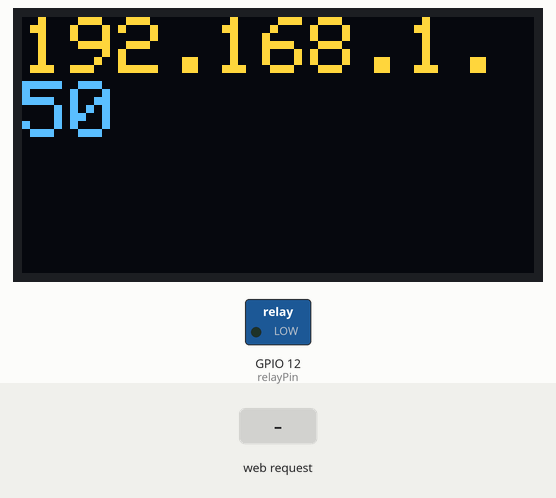
The sketch below on a simulated ESP8266 (NodeMCU). Shown: 128×64 one-colour display, switched loads named in the sketch (green lamp = pin HIGH). The inputs (shaded band) are chosen by the test bench. The OLED is the two-colour kind (top 16 rows yellow); WiFi joins after 1.5 s; servers stay silent unless stated; what the sketch prints to the serial monitor is not drawn.

Above: at 4.7 s.
4.8 s: HTTP request GET /RELAY=ON received
At 5.9 s:
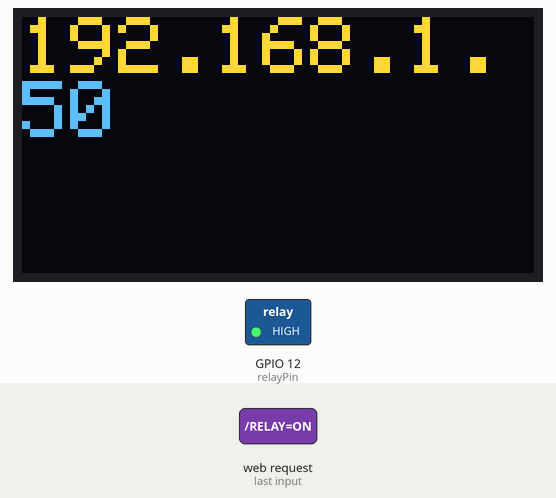
6.5 s: HTTP request GET /OLED=OFF received
At 6.9 s:
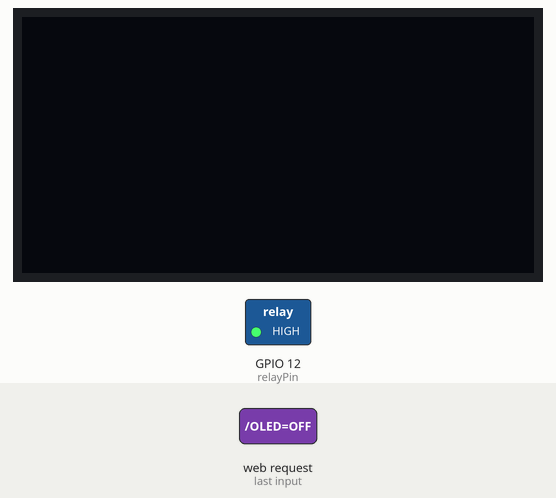
8.0 s: HTTP request GET /RELAY=OFF received
At 9.4 s:
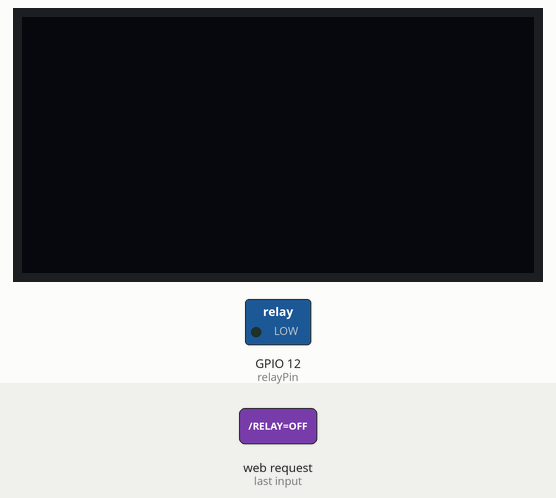
Timing chart, 0 to 11.0 s (numbered marks = the images above; inputs shaded):
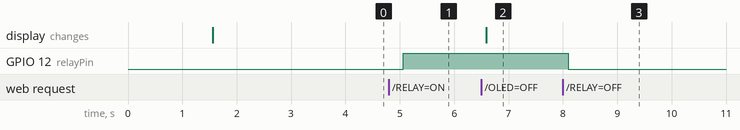

Measured:
- after the input at 4.8 s, GPIO 12 (relayPin): LOW → HIGH after 0.26 s
- after the input at 6.5 s, the display: changes after 0.09 s (image 2)
- after the input at 8.0 s, GPIO 12 (relayPin): HIGH → LOW after 0.10 s

The sketch:

screen_http_relay_ota.ino
```cpp
/*
To update:
curl -F "image=@/var/folders/.../ota_display.ino.bin" http://192.168.0.15/update

http://192.168.0.18:81/RELAY=OFF

size 1: 6x8
size 2: 12x16
size 3: 18x24
size 4: 24x32

*/

#include <SPI.h>
#include <Wire.h>
#include <ESP8266HTTPClient.h>
#include <Adafruit_GFX.h>
#include <Adafruit_SSD1306.h>
#include <ArduinoJson.h>

#include <ESP8266WiFi.h>
#include <WiFiClient.h>
#include <ESP8266WebServer.h>
#include <ESP8266mDNS.h>
#include <ESP8266HTTPUpdateServer.h>

const char* host = "esp8266-webupdate";
const char* ssid = "<YOUR_SSID>";
const char* password = "<YOUR_PASSWORD>";

ESP8266WebServer httpServer(80);
WiFiServer server(81);
ESP8266HTTPUpdateServer httpUpdater;

HTTPClient http;

#define SCREEN_WIDTH 128
#define SCREEN_HEIGHT 64

#define OLED_RESET LED_BUILTIN
Adafruit_SSD1306 display(SCREEN_WIDTH, SCREEN_HEIGHT, &Wire, OLED_RESET);

#define MAX_COUNTER 30
int counter = 0;
int displayonoff = 1;

int relayPin = 12;
int relayonoff = LOW;

void display_text(String text, int text_size) {
  display.clearDisplay();
  display.setTextSize(text_size);
  display.setTextColor(WHITE);
  display.setCursor(0,0);
  display.println(text);
  display.display();
}

String get_request(String url) {
  http.begin(url);
  int httpCode = http.GET();
  String payload = "FAILED";
  if (httpCode > 0) {
    payload = http.getString();
  }
  http.end();
  return payload;
}

void setup(void) {
  Serial.begin(115200);
  Serial.println();
  Serial.println("Booting Sketch...");

  pinMode(relayPin, OUTPUT);
  digitalWrite(relayPin, LOW);

  WiFi.mode(WIFI_AP_STA);
  WiFi.begin(ssid, password);

  while (WiFi.waitForConnectResult() != WL_CONNECTED) {
    WiFi.begin(ssid, password);
    Serial.println("WiFi failed, retrying.");
  }

  MDNS.begin(host);
  server.begin();

  httpUpdater.setup(&httpServer);
  httpServer.begin();

  MDNS.addService("http", "tcp", 80);
  Serial.printf("HTTPUpdateServer ready! Open http://%s.local/update in your browser\n", host);

  if (!display.begin(SSD1306_SWITCHCAPVCC, 0x3C)) {
    Serial.println(F("SSD1306 allocation failed"));
    for(;;);
  }
  display_text(WiFi.localIP().toString(), 2);
  delay(2000);
}

void loop() {
  WiFiClient client = server.available();
  if (client){
    // Wait until the client sends some data
    Serial.println("new client");
    while(!client.available()){
      delay(1);
    }

    // Read the first line of the request
    String request = client.readStringUntil('\r');
    Serial.println(request);
    client.flush();

    if (request.indexOf("/OLED=ON") != -1)  {
      displayonoff = 1;
      client.println("HTTP/1.1 200 OK");
      client.println("Content-Type: text/html");
      client.println(""); //  do not forget this one
      client.println("<!DOCTYPE HTML>");
      client.println("<html>");
      client.print("OLED is now: ");
      if (displayonoff == 1) {
        client.print("On");
      } else {
        client.print("Off");
      }
      client.println("<br><br>");
      client.println("<a href=\"/OLED=ON\"\"><button>Turn On </button></a>");
      client.println("<a href=\"/OLED=OFF\"\"><button>Turn Off </button></a><br />");
      client.println("</html>");
    } else if (request.indexOf("/OLED=OFF") != -1)  {
      displayonoff = -1;
      client.println("HTTP/1.1 200 OK");
      client.println("Content-Type: text/html");
      client.println(""); //  do not forget this one
      client.println("<!DOCTYPE HTML>");
      client.println("<html>");
      client.print("OLED is now: ");
      if (displayonoff == 1) {
        client.print("On");
      } else {
        client.print("Off");
      }
      client.println("<br><br>");
      client.println("<a href=\"/OLED=ON\"\"><button>Turn On </button></a>");
      client.println("<a href=\"/OLED=OFF\"\"><button>Turn Off </button></a><br />");
      client.println("</html>");
    } else if (request.indexOf("/RELAY=ON") != -1)  {
      relayonoff = HIGH;
      digitalWrite(relayPin, HIGH);
      client.println("HTTP/1.1 200 OK");
      client.println("Content-Type: text/html");
      client.println(""); //  do not forget this one
      client.println("<!DOCTYPE HTML>");
      client.println("<html>");
      client.print("RELAY is now: ");
      if (relayonoff == HIGH) {
        client.print("On");
      } else {
        client.print("Off");
      }
      client.println("<br><br>");
      client.println("<a href=\"/RELAY=ON\"\"><button>Turn On </button></a>");
      client.println("<a href=\"/RELAY=OFF\"\"><button>Turn Off </button></a><br />");
      client.println("</html>");
    } else if (request.indexOf("/RELAY=OFF") != -1)  {
      relayonoff = LOW;
      digitalWrite(relayPin, LOW);
      client.println("HTTP/1.1 200 OK");
      client.println("Content-Type: text/html");
      client.println(""); //  do not forget this one
      client.println("<!DOCTYPE HTML>");
      client.println("<html>");
      client.print("RELAY is now: ");
      if (relayonoff == HIGH) {
        client.print("On");
      } else {
        client.print("Off");
      }
      client.println("<br><br>");
      client.println("<a href=\"/RELAY=ON\"\"><button>Turn On </button></a>");
      client.println("<a href=\"/RELAY=OFF\"\"><button>Turn Off </button></a><br />");
      client.println("</html>");
    }
  }

  httpServer.handleClient();

  if (displayonoff == -1) {
      display.clearDisplay();
      display.display();
      displayonoff = 0;
      counter = 0;
  } else if (displayonoff == 1) {
    String payload = get_request("http://192.168.0.16:5000/data");
    if (payload != "FAILED") {
      StaticJsonBuffer<300> jsonBuffer;
      JsonObject& root = jsonBuffer.parseObject(payload);

      if (counter < MAX_COUNTER / 3) {
        String date = root["time"];
        date = date.substring(0, 5);
        display.clearDisplay();

        display.setTextSize(2);
        display.setTextColor(WHITE);
        String topic_name = "Time";
        display.setCursor(round((128 - (topic_name.length() * 12)) / 2), 0);
        display.println(topic_name);

        display.setTextSize(4);
        display.setTextColor(WHITE);
        display.setCursor(round((128 - (date.length() * 24)) / 2), 20);
        display.println(date);
        display.display();
      } else if ((MAX_COUNTER / 3) <= counter && (counter < 2 * MAX_COUNTER / 3)) {
        String weather = root["temp"];
        display.clearDisplay();

        display.setTextSize(2);
        display.setTextColor(WHITE);
        String topic_name = "Weather";
        display.setCursor(round((128 - (topic_name.length() * 12)) / 2), 0);
        display.println(topic_name);

        display.setTextSize(3);
        display.setTextColor(WHITE);
        display.setCursor(round((128 - (weather.length() * 18)) / 2), 20);
        display.println(weather);
        display.display();
      } else {
        String train = root["traintime"];
        display.clearDisplay();

        display.setTextSize(2);
        display.setTextColor(WHITE);
        String topic_name = "Next Train";
        display.setCursor(round((128 - (topic_name.length() * 12)) / 2), 0);
        display.println(topic_name);

        display.setTextSize(3);
        display.setTextColor(WHITE);
        display.setCursor(round((128 - (train.length() * 18)) / 2), 20);
        display.println(train);
        display.display();
      }
      counter += 1;
      counter %= MAX_COUNTER;
    }
  }

  delay(100);
}
```
